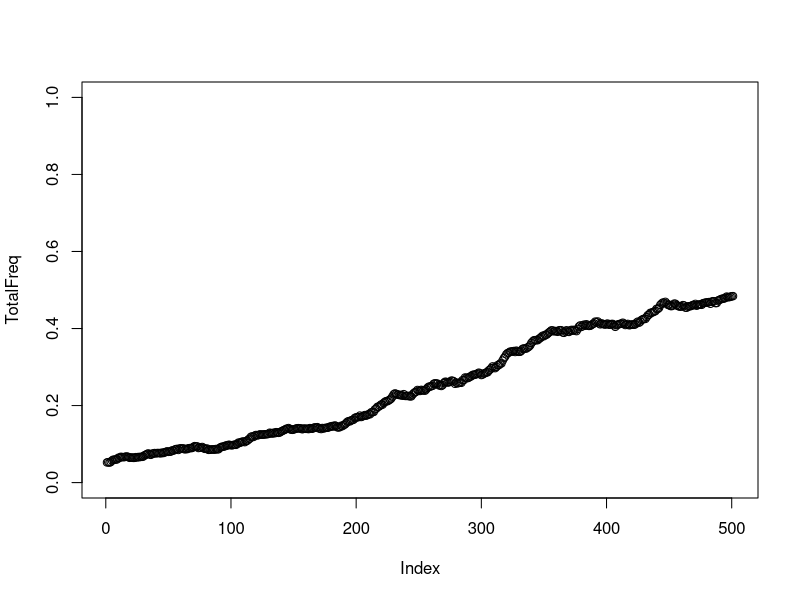

Write R code to recreate this figure.
ancientfreq  = runif(1, 0.05,0.2)
Generations = 500
N=30000
selectioncoef = 0.005

M = matrix(0, nrow = 0, ncol = 4)
TotalFreq = c(ancientfreq)
currentfreq = ancientfreq
for (i in 1:Generations) {

  newmean  = (currentfreq + currentfreq * selectioncoef )  /(1 + currentfreq * selectioncoef)
  
currentfreq  = rbinom(1, N, newmean ) / N

  TotalFreq = c(TotalFreq, currentfreq)

if (i %%4 == 0) {
    r = runif(1)
    if (r < currentfreq**2) M = rbind(M, c(paste0(toString(Generations-i), ".0001"), "-inf", "-inf", "0.00") )
    else if (r < currentfreq**2 + (1 - currentfreq)**2 ) {
      M = rbind(M, c(paste0(toString(Generations-i), ".0001"), "0.00", "-inf",  "-inf") )
    }
    else {
      M = rbind(M, c(paste0(toString(Generations-i), ".0001"), "-inf",   "0.00", "-inf") )
    }  
}}
M = M[-nrow(M),]
M = M[nrow(M):1,]
plot(TotalFreq, ylim = c(0,1))
writeLines(toString(TotalFreq ), "FrequencyTrajectory.txt", sep = "\n")
writeLines(toString(TotalFreq[length(TotalFreq)] ), "ModernFreq.txt", sep = "\n")

write.table(M, file = "Samples.txt", quote = F, sep = " ", row.names = F, col.names = F)

